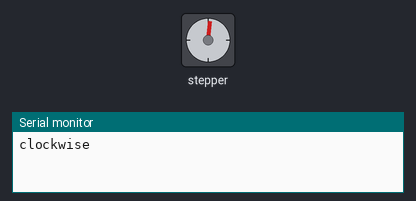
Simulated run of this sketch. Board: Arduino Uno, built with avr-gcc and run on an emulated ATmega328P. Parts: stepper motor, the last lines printed to the serial monitor. Stepper angles assume 400 steps per turn.

Above: at 0.05 s.
At 0.95 s:
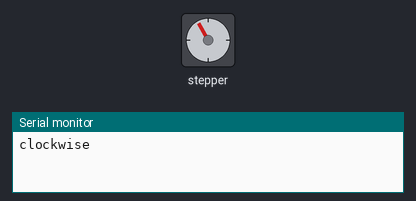
At 1.7 s:
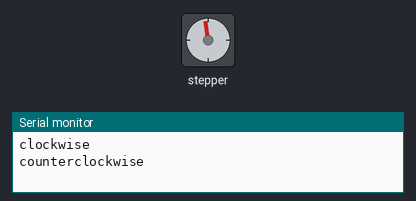
At 2.5 s:
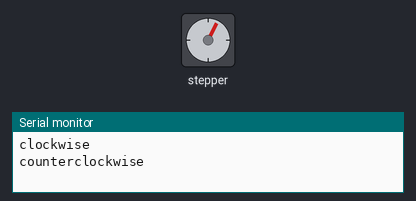
Timing chart, 0 to 6.9 s (numbered marks = the images above):
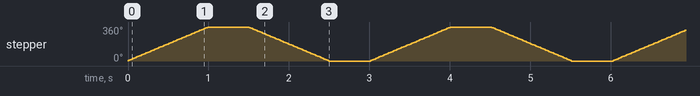

Measured:
- by itself, stepper: turns 360° clockwise in 0.99 s, then 360° counter-clockwise in 0.99 s, repeating every 3.0 s

The sketch:

stepper_fow_back.ino
```cpp
#include <Stepper.h>

const int stepsPerRevolution = 400;  // number of steps per revolution


Stepper myStepper1(stepsPerRevolution, 2, 4, 3, 5);

void setup() {
  // set the speed at 60 rpm:
  myStepper1.setSpeed(60);

  // initialize the serial port:
  Serial.begin(9600);
}

void loop() {

  // step one revolution  in one direction:
  Serial.println("clockwise");
  myStepper1.step(stepsPerRevolution);
  delay(500);

  // step one revolution in the other direction:
  Serial.println("counterclockwise");
  myStepper1.step(-stepsPerRevolution);
  delay(500);


}
```
